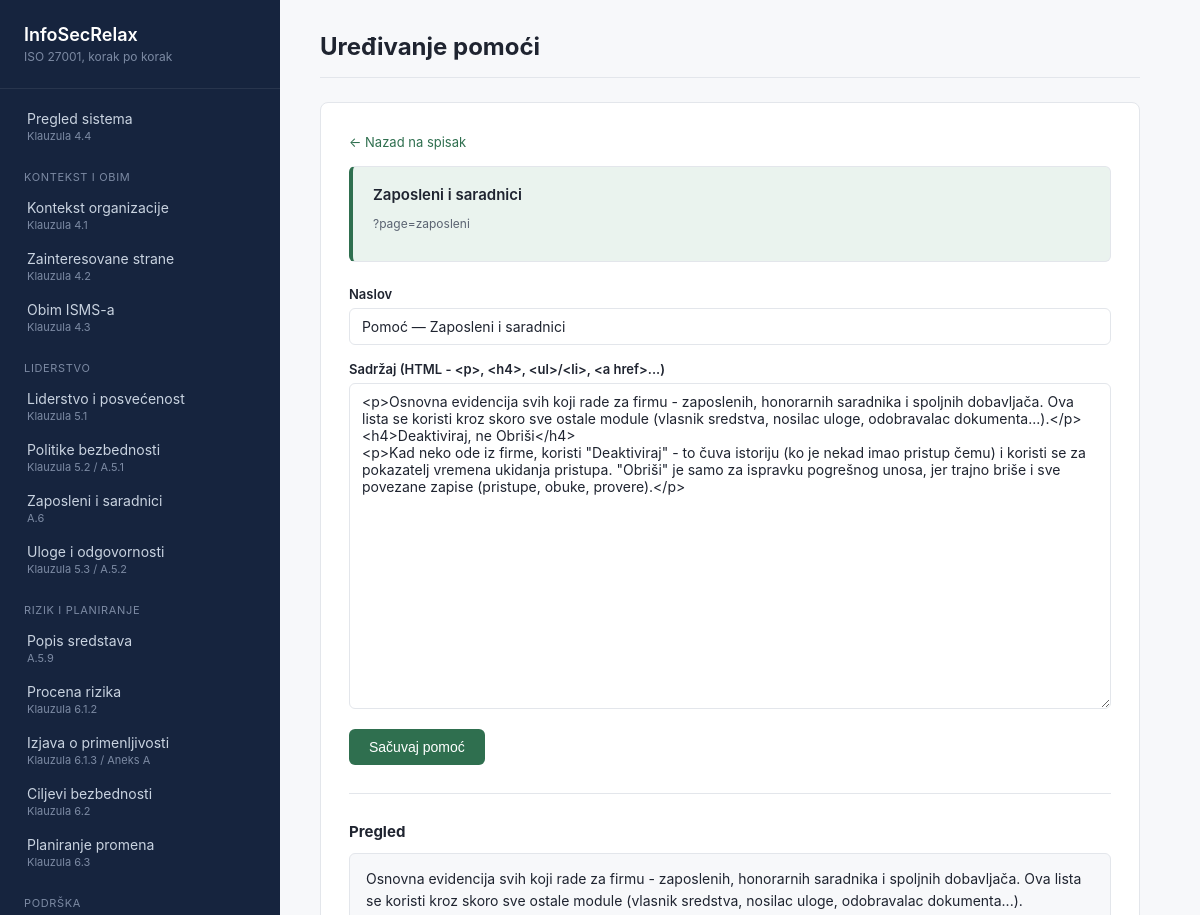
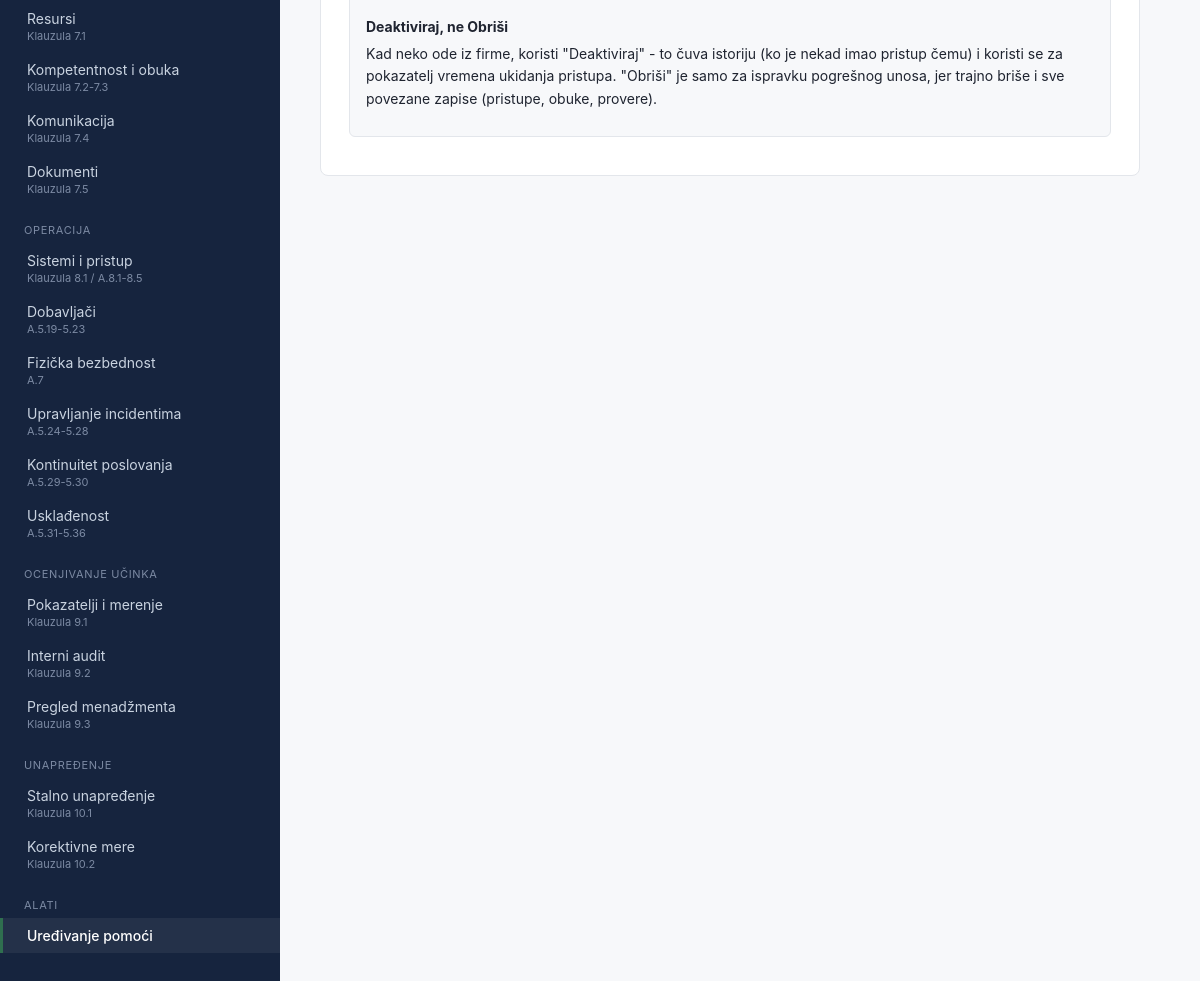
The page /?page=pomoc-uredjivanje&slug=zaposleni on the database its author committed (2 pictures, top to bottom).
### tables this page shows
CREATE TABLE IF NOT EXISTS help_content (
    id          BIGINT UNSIGNED AUTO_INCREMENT PRIMARY KEY,
    page_slug   VARCHAR(100) NOT NULL,
    title       VARCHAR(255) NOT NULL,
    body        TEXT NOT NULL,
    updated_at  TIMESTAMP NOT NULL DEFAULT CURRENT_TIMESTAMP ON UPDATE CURRENT_TIMESTAMP,
    UNIQUE KEY uq_help_content_slug (page_slug)
);

### src/includes/help-content.php (called while the page is built, shortened)
<?php
function getHelpContent(PDO $pdo, string $pageSlug): ?array
{
    $stmt = $pdo->prepare('SELECT * FROM help_content WHERE page_slug = :slug');
    $stmt->execute(['slug' => $pageSlug]);
    $row = $stmt->fetch();
    return $row === false ? null : $row;
}

### src/modules/pomoc-uredjivanje.php (the view, shortened to what this page needs)
<?php
require __DIR__ . '/../config/database.php';
require __DIR__ . '/../includes/help-content.php';
$pdo = getDbConnection();
$menu = require __DIR__ . '/../config/menu.php';
$requestedSlug = isset($_GET['slug'])
    ? preg_replace('/[^a-z0-9\-]/', '', (string) $_GET['slug'])
    : null;
$editingItem = null;
if ($requestedSlug !== null && $requestedSlug !== '') {
    foreach ($menu as $item) {
        if ($item['slug'] === $requestedSlug) {
            $editingItem = $item;
            break;
        }
    }
}
if ($editingItem !== null) {
    $helpContent = getHelpContent($pdo, $editingItem['slug']);
}
?>
<?php if ($editingItem !== null): ?>
    <a class="back-link" href="?page=pomoc-uredjivanje">← Nazad na spisak</a>
    <div class="scope-current">
        <div class="card-header-row">
            <span class="card-title"><?= htmlspecialchars($editingItem['title']) ?></span>
        </div>
        <p class="item-meta">?page=<?= htmlspecialchars($editingItem['slug']) ?></p>
    </div>
    <form method="post" class="factor-form">
        <div class="form-row">
            <label for="help_title">Naslov</label>
            <input type="text" name="help_title" id="help_title" required
                value="<?= htmlspecialchars($helpContent['title'] ?? ('Pomoć — ' . $editingItem['title'])) ?>">
        </div>
        <div class="form-row">
            <label for="help_body">Sadržaj (HTML - &lt;p&gt;, &lt;h4&gt;, &lt;ul&gt;/&lt;li&gt;, &lt;a href&gt;...)</label>
            <textarea name="help_body" id="help_body" rows="18"><?= htmlspecialchars($helpContent['body'] ?? '') ?></textarea>
        </div>
        <button type="submit" class="btn-primary">Sačuvaj pomoć</button>
    </form>
    <?php if (!empty($helpContent['body'])): ?>
        <h3 class="section-heading">Pregled</h3>
        <div class="factor-card">
            <div class="help-content"><?= $helpContent['body'] ?></div>
        </div>
    <?php endif; ?>
<?php endif; ?>

### src/assets/style.css (style rules this page uses)
:root { --color-bg: #f7f8fa; --color-surface: #ffffff; --color-sidebar: #16243e; --color-sidebar-text: #c9d3e0; --color-sidebar-text-muted: #7c8aa3; --color-accent: #2f6f4f; --color-accent-soft: #eaf3ee; --color-warning: #9a6b12; --color-warning-soft: #fbf1de; --color-danger: #a34036; --color-danger-soft: #fbeae7; --color-text: #1f2430; --color-text-muted: #5b6472; --color-border: #e3e6eb; --sidebar-width: 280px; }
* { box-sizing: border-box; }
body { margin: 0; font-family: -apple-system, BlinkMacSystemFont, "Segoe UI", Roboto, sans-serif; background: var(--color-bg); color: var(--color-text); }
.form-row { margin-bottom: 16px; }
.form-row label { display: block; font-size: 13px; font-weight: 600; margin-bottom: 6px; }
.form-row input[type="text"], .form-row input[type="date"], .form-row input[type="number"], .form-row select, .form-row textarea { width: 100%; padding: 9px 12px; border: 1px solid var(--color-border); border-radius: 6px; font-size: 14px; font-family: inherit; color: var(--color-text); }
.form-row textarea { resize: vertical; }
.btn-primary { background: var(--color-accent); color: #ffffff; border: none; border-radius: 6px; padding: 10px 20px; font-size: 14px; font-weight: 500; cursor: pointer; }
.factor-form { padding-bottom: 28px; margin-bottom: 28px; border-bottom: 1px solid var(--color-border); }
.factor-card { background: var(--color-bg); border: 1px solid var(--color-border); border-radius: 6px; padding: 14px 16px; margin-bottom: 10px; }
.factor-card p { margin: 6px 0 8px; font-size: 14px; line-height: 1.5; }
.card-header-row { display: flex; align-items: baseline; justify-content: space-between; flex-wrap: wrap; gap: 12px; margin-bottom: 10px; }
.card-title { font-size: 15px; font-weight: 600; }
.scope-current { background: var(--color-accent-soft); border: 1px solid var(--color-border); border-left: 4px solid var(--color-accent); border-radius: 6px; padding: 18px 20px; margin-bottom: 24px; }
.item-meta { font-size: 12px; color: var(--color-text-muted); }
.section-heading { font-size: 15px; margin: 24px 0 12px; }
.section-heading:first-of-type { margin-top: 0; }
.back-link { display: inline-block; color: var(--color-accent); font-size: 13px; text-decoration: none; margin-bottom: 16px; }
.help-content h4 { font-size: 14px; margin: 20px 0 8px; }
.help-content p { font-size: 14px; line-height: 1.6; color: var(--color-text); margin: 0 0 12px; }

### rows shown on the page
help_content: help_title "Pomoć — Zaposleni i saradnici", help_body "<p>Osnovna evidencija svih koji rade za firmu - zaposlenih, honorarnih saradnika i spoljnih dobavljača. Ova lista se koristi kroz skoro sve ostale module (vlasnik sredstva, nosilac uloge, odobravalac dokumenta...).</p> <h4>Deaktiviraj, ne Obriši</h4> <p>Kad neko ode iz firme, koristi \"Deaktiviraj\" - to čuva istoriju (ko je nekad imao pristup čemu) i koristi se za pokazatelj vremena ukidanja pristupa. \"Obriši\" je samo za ispravku pogrešnog unosa, jer trajno briše i sve povezane zapise (pristupe, obuke, provere).</p>", body "Osnovna evidencija svih koji rade za firmu - zaposlenih, honorarnih saradnika i spoljnih dobavljača. Ova lista se koristi kroz skoro sve ostale module (vlasnik sredstva, nosilac uloge, odobravalac dokumenta...). Deaktiviraj, ne Obriši Kad neko ode iz firme, koristi \"Deaktiviraj\" - to čuva istoriju (ko je nekad imao pristup čemu) i koristi se za pokazatelj vremena ukidanja pristupa. \"Obriši\" je samo za ispravku pogrešnog unosa, jer trajno briše i sve povezane zapise (pristupe, obuke, provere)."

### other values the page prints
$item['title'] "Pregled sistema"
$item['iso_ref'] "Klauzula 4.4"
$lastGroup "KONTEKST I OBIM"
$item['title'] "Kontekst organizacije"
$item['iso_ref'] "Klauzula 4.1"
$item['title'] "Zainteresovane strane"
$item['iso_ref'] "Klauzula 4.2"
$item['title'] "Obim ISMS-a"
$item['iso_ref'] "Klauzula 4.3"
$lastGroup "LIDERSTVO"
$item['title'] "Liderstvo i posvećenost"
$item['iso_ref'] "Klauzula 5.1"
$item['title'] "Politike bezbednosti"
$item['iso_ref'] "Klauzula 5.2 / A.5.1"
$item['title'] "Zaposleni i saradnici"
